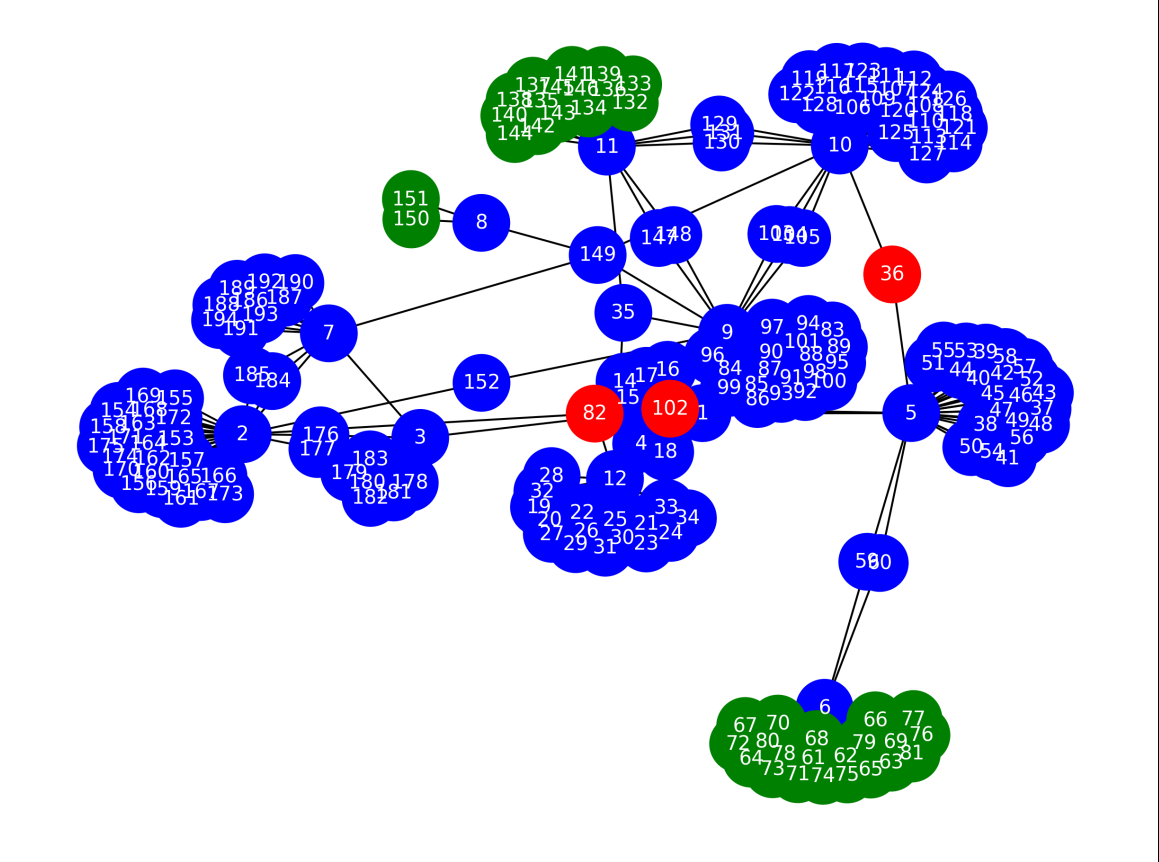

Reproduce this figure in Python.
# ================================ Imports =========================================

import pandas as pd
import networkx as nx
import matplotlib.pyplot as plt
from sklearn.cluster import KMeans

# Passo 1: Ler o arquivo com pandas (usando 'sep' para separar por espaços)
df = pd.read_csv("bn-mouse_visual-cortex_2.edges", sep='\s+', header=None, names=["node_1", "node_2"])


# Passo 2: Criar o grafo usando o DataFrame. "node_1" e "node_2" são os vertices.
G = nx.from_pandas_edgelist(df, "node_1", "node_2", create_using=nx.Graph())

#independent_set=[194, 193, 192, 191, 190, 189, 188, 187, 186, 185, 184, 183, 182, 181, 180, 179, 178, 177, 176, 175, 174, 173, 172, 171, 170, 169, 168, 167, 166, 165, 164, 163, 162, 161, 160, 159, 158, 157, 156, 155, 154, 153, 152, 151, 150, 149, 148, 147, 146, 145, 144, 143, 142, 141, 140, 139, 138, 137, 136, 135, 134, 133, 132, 131, 130, 129, 128, 127, 126, 125, 124, 123, 122, 121, 120, 119, 118, 117, 116, 115, 114, 113, 112, 111, 110, 109, 108, 107, 106, 105, 104, 103, 102, 101, 100, 99, 98, 97, 96, 95, 94, 93, 92, 91, 90, 89, 88, 87, 86, 85, 84, 83, 82, 81, 80, 79, 78, 77, 76, 75, 74, 73, 72, 71, 70, 69, 68, 67, 66, 65, 64, 63, 62, 61, 60, 59, 58, 57, 56, 55, 54, 53, 52, 51, 50, 49, 48, 47, 46, 45, 44, 43, 42, 41, 40, 39, 38, 37, 36, 35, 34, 33, 32, 31, 30, 29, 28, 27, 26, 25, 24, 23, 22, 21, 20, 19, 18, 17, 16, 15, 14, 4]

centrais = [82, 102, 36]
periferia = [61, 62, 63, 64, 65, 66, 67, 68, 69, 70, 71, 72, 73, 74, 75, 76, 77, 78, 79, 80, 81, 150, 151, 132, 133, 134, 135, 136, 137, 138, 139, 140, 141, 142, 143, 144, 145, 146]


node_colors = [
    "red" if node in centrais else "green" if node in periferia else "blue"
    for node in G.nodes()
]


plt.figure(figsize=(8, 6))
pos = nx.spring_layout(G, seed=42)  # Layout para o grafo
nx.draw(
    G,
    pos,
    with_labels=True,
    node_color=node_colors,
    node_size=800,
    font_color="white",
    font_size=10,
)
plt.title("Centrais vermelho e periferia ")
plt.savefig("centrais_periferia.png", dpi=300, bbox_inches="tight")
plt.show()
